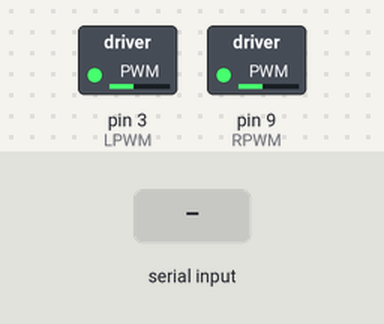
This sketch was run on a simulated Arduino Uno, built with avr-gcc and run on an emulated ATmega328P. Shown: switched loads named in the sketch (green lamp = pin HIGH). The test bench sets the inputs (shaded band).

Above: at 3.2 s.
3.3 s: "L90\n" received over Serial
At 4.9 s:
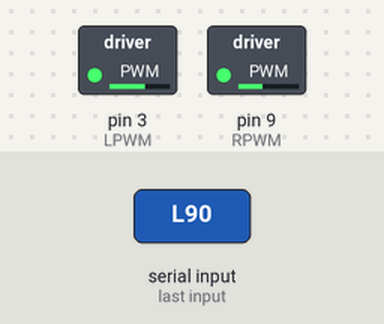
5.2 s: "L,45\n" received over Serial
At 6.4 s:
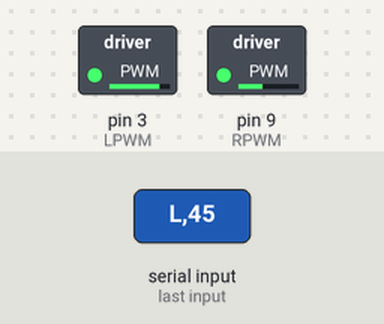
Timing chart, 0 to 8.2 s (numbered marks = the images above; inputs shaded):
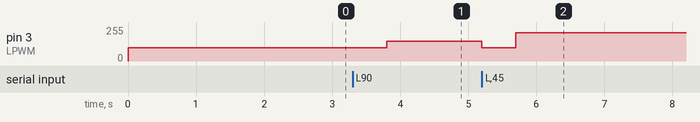

Measured:
- after the input at 3.3 s, pin 3 (LPWM): 100/255 → 150/255 after 0.50 s
- after the input at 5.2 s, pin 3 (LPWM): 150/255 → 100/255 at once, → 212/255 0.50 s later

The sketch:

BLDC_serial_B.ino
```cpp
/*
  BubbaBot Motor control
*/
int LPWM = 3;         // Left motor PWM pin
int RPWM = 9;         // Right motor PWM pin
int minPWM = 100;     // minimum pwm signal
int maxPWM = 150;     // max pwm signal
int Ldir = 11;        // Left motor diection pin
int Rdir = 12;        // Right motor direction pin
int rangeLow = 1;     // input range for drive always starts at 1
int rangeStop = 5;    // stop position for inputs
int rangeHigh = (rangeStop - rangeLow) + rangeStop; // calculate the input range for the drive
int LRun = rangeStop; // how fast the left motor runs ******** SET THIS VARIABLE TO THE STOP NUMBER TO USE **************
int RRun = rangeStop; // how fast the left motor runs and it what direction (1-4 reverse / 5 stop / 6-9 forward)
int DTime = 500;      // Amount of time required at stop before changing direction of a drive motor. (Milliseconds)
unsigned long DirectionMillis = 0;  // data timmer
char inChar;          // incoming data
char target = 'N';    // data target
int inputNumber = 0;  //to hold incoming data

void setup() {
  // initialize serial:
  Serial.begin(115200);

  digitalWrite(Ldir, LOW);
  digitalWrite(Rdir, LOW);
  analogWrite(LPWM, minPWM);
  analogWrite(RPWM, minPWM);
  delay(2000);
} // end setup()


void loop() {
// serial input  *************************************************************************
 while (Serial.available()) {
  inChar = (char)Serial.read();
    if (target == 'N') { target = inChar;
    } else {
      if (target == 'L') {
        inputNumber = int(inChar) - 48;
        if (LRun < rangeStop + 1) if (inputNumber > rangeStop) DirectionMillis = millis() + DTime;
        if (LRun > rangeStop - 1) if (inputNumber < rangeStop) DirectionMillis = millis() + DTime;
        LRun = inputNumber;
      }
      if (target == 'R') {
        inputNumber = int(inChar) - 48;
        if (RRun < rangeStop + 1) if (inputNumber > rangeStop) DirectionMillis = millis() + DTime;
        if (RRun > rangeStop - 1) if (inputNumber < rangeStop) DirectionMillis = millis() + DTime;
        RRun = inputNumber;
      }
      target = 'N';
    }
 }
// END serial input *************************************************************************
if (DirectionMillis > millis()){ // controller switching safty with delayed direction change
    analogWrite(LPWM, minPWM);
    analogWrite(RPWM, minPWM);
    if(LRun < rangeStop) digitalWrite(Ldir, HIGH); else digitalWrite(Ldir, LOW);
    if(RRun < rangeStop) digitalWrite(Rdir, HIGH); else digitalWrite(Rdir, LOW);
  } else{ // When not changing direction run motors at set speed
    // Left motor control
    if (LRun == rangeStop) analogWrite(LPWM, minPWM);
    if (LRun < rangeStop) analogWrite(LPWM, map(LRun,rangeStop,rangeLow,minPWM,maxPWM));
    if (LRun > rangeStop) analogWrite(LPWM, map(LRun,rangeStop,rangeHigh,minPWM,maxPWM));
   // Right motor control
    if (RRun == rangeStop) analogWrite(RPWM, minPWM);
    if (RRun < rangeStop) analogWrite(RPWM, map(RRun,rangeStop,rangeLow,minPWM,maxPWM));
    if (RRun > rangeStop) analogWrite(RPWM, map(RRun,rangeStop,rangeHigh,minPWM,maxPWM));
  }
} // end loop()
```
